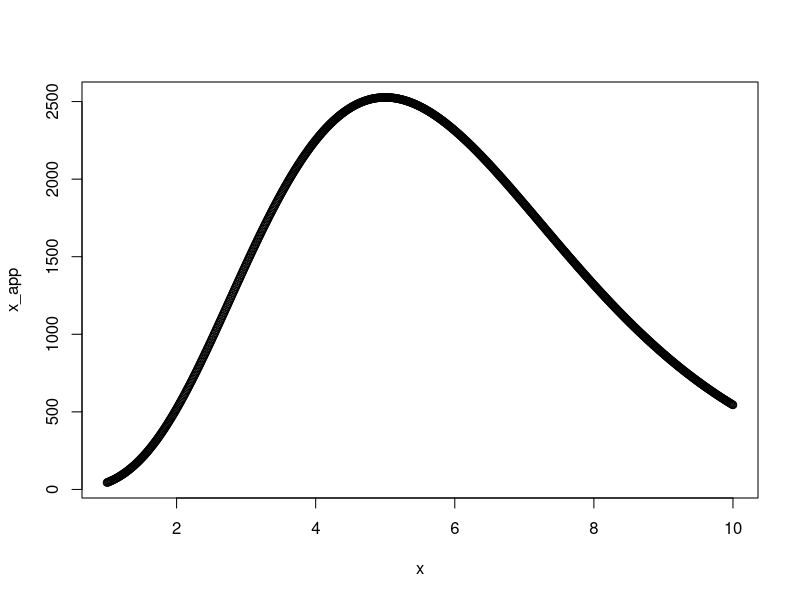
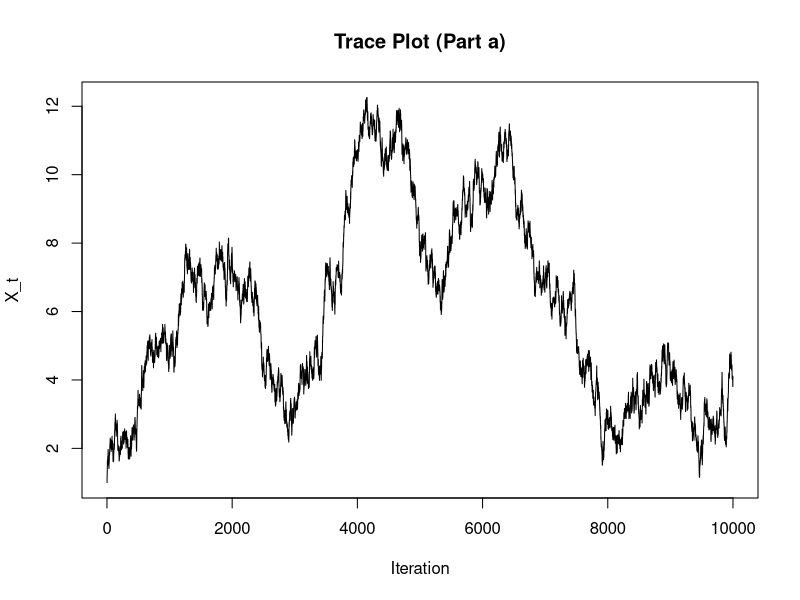
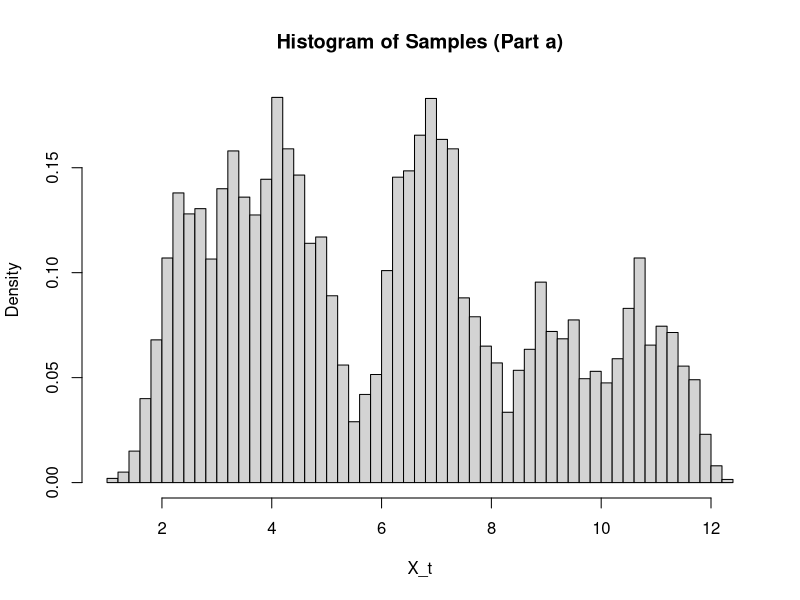
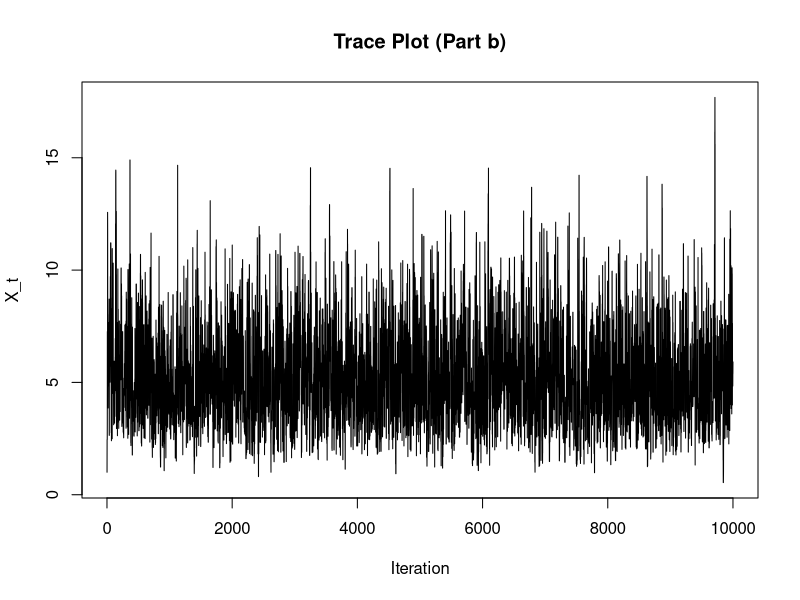
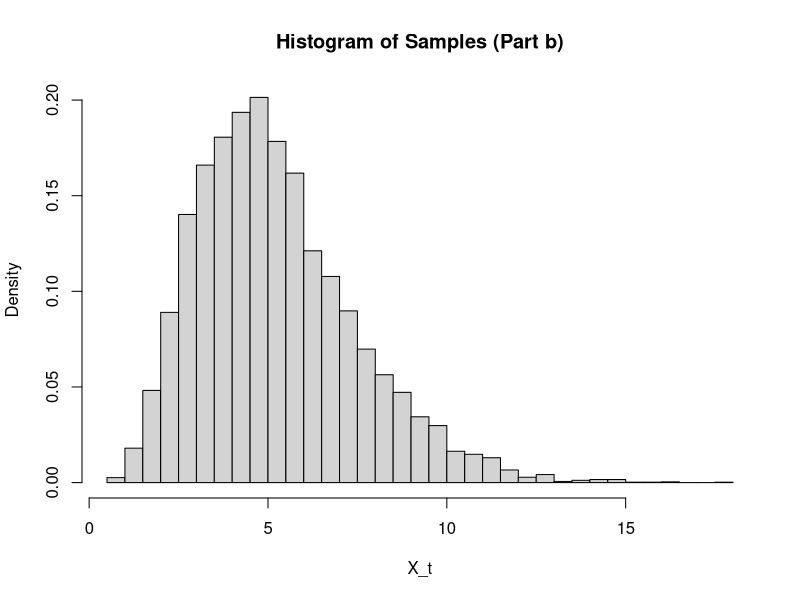
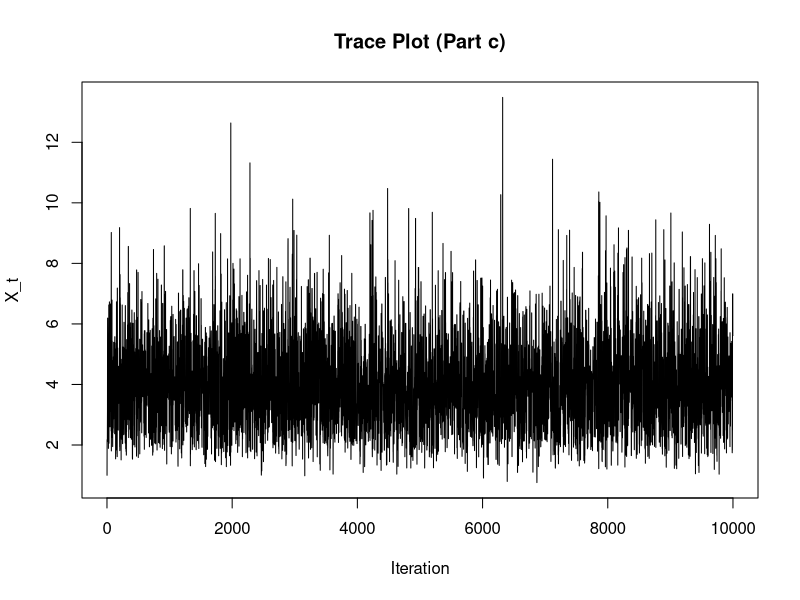
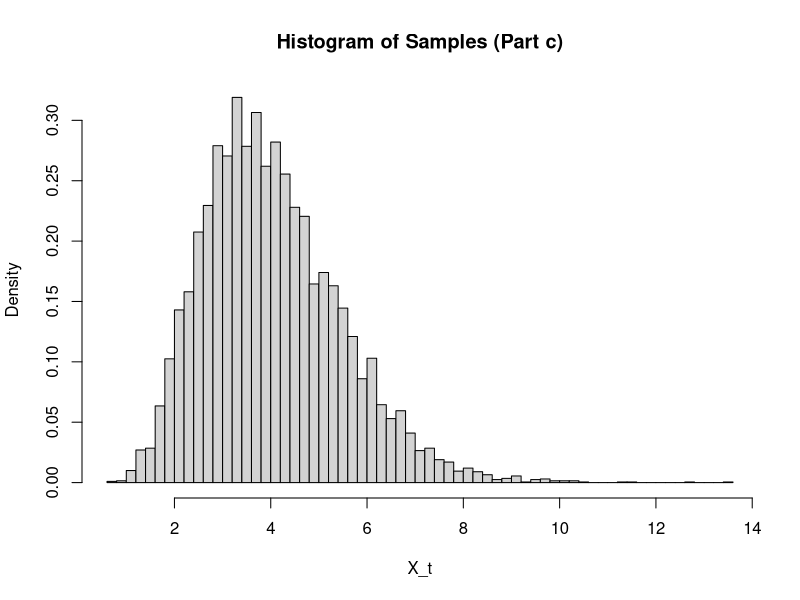
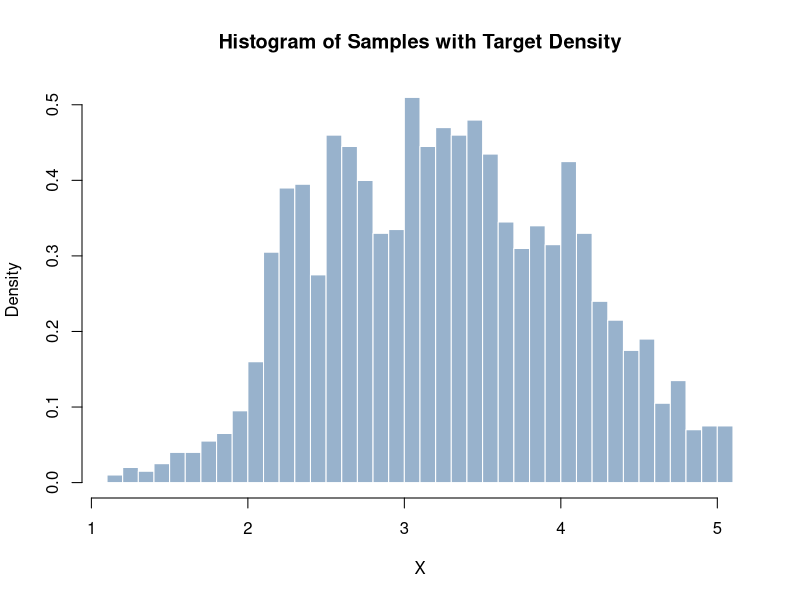

Reproduce these figures in R, in order.
f <- function(x){
  if (x > 0){
    return (120*x^5*exp(-x))
  }
  else{
    stop("Function undefined for x <= 0.")
  }
}
x <- seq(1,10,0.01)
x_app <- sapply(x,f)
plot(x, x_app)
# a.

set.seed(42)

# Metropolis-Hastings Algorithm
metropolis_normal <- function(n_iter = 10000, start = 1, proposal_sd = 0.1) {
  x <- numeric(n_iter)
  x[1] <- start
  accept <- 0
  
  for (t in 2:n_iter) {
    proposal <- rnorm(1, mean = x[t - 1], sd = proposal_sd)
    
    # f undefined for x <= 0
    if (proposal > 0) { 
      rate <- min(1, f(proposal) / f(x[t - 1]))
      if (runif(1) < rate) {
        x[t] <- proposal
        accept <- accept + 1
      } else {
        x[t] <- x[t - 1]
      }
    } else {
      x[t] <- x[t - 1]
    }
  }
  
  return(list(chain = x, acceptance_rate = accept / n_iter))
}

result_a <- metropolis_normal(n_iter=10000)
samples_a <- result_a$chain
acceptance_rate_a <- result_a$acceptance_rate

# Plot the chain and histogram
plot(samples_a, type = "l", main = "Trace Plot (Part a)", xlab = "Iteration", ylab = "X_t")
hist(samples_a, probability = TRUE, breaks = 50, main = "Histogram of Samples (Part a)", xlab = "X_t")
cat("Acceptance rate (Part a):", acceptance_rate_a, "\n")

# Very high burn-in period, compare with n_iter=100000 --> hist finally shows shape of target function




# b. 

metropolis_chisq <- function(n_iter = 10000, start = 1) {
  x <- numeric(n_iter)
  x[1] <- start
  accept <- 0
  
  for (t in 2:n_iter) {
    proposal <- rchisq(1, floor(x[t - 1] + 1))
    rate <- min(1, f(proposal) / f(x[t - 1]))
    if (runif(1) < rate) {
      x[t] <- proposal
      accept <- accept + 1
    } else {
      x[t] <- x[t - 1]
    }
  }
  
  list(samples = x, acceptance_rate = accept / n_iter)
}

# Run the algorithm
result_b <- metropolis_chisq()
samples_b <- result_b$samples
acceptance_rate_b <- result_b$acceptance_rate

# Plot the chain and histogram
plot(samples_b, type = "l", main = "Trace Plot (Part b)", xlab = "Iteration", ylab = "X_t")
hist(samples_b, probability = TRUE, breaks = 50, main = "Histogram of Samples (Part b)", xlab = "X_t")
cat("Acceptance rate (Part b):", acceptance_rate_b, "\n")



# c.
metropolis_gamma <- function(n_iter = 10000, start = 1, shape = 3, rate = 1) {
  x <- numeric(n_iter)
  x[1] <- start
  accept <- 0
  
  for (t in 2:n_iter) {
    proposal <- rgamma(1, shape = shape, rate = rate)
    alpha <- min(1, f(proposal) / f(x[t - 1]))
    if (runif(1) < alpha) {
      x[t] <- proposal
      accept <- accept + 1
    } else {
      x[t] <- x[t - 1]
    }
  }
  
  list(samples = x, acceptance_rate = accept / n_iter)
}

# Run the algorithm
result_c <- metropolis_gamma()
samples_c <- result_c$samples
acceptance_rate_c <- result_c$acceptance_rate

# Plot the chain and histogram
plot(samples_c, type = "l", main = "Trace Plot (Part c)", xlab = "Iteration", ylab = "X_t")
hist(samples_c, probability = TRUE, breaks = 50, main = "Histogram of Samples (Part c)", xlab = "X_t")
cat("Acceptance rate (Part c):", acceptance_rate_c, "\n")

###########




# Plot the histogram of samples
hist(samples_a[8000:10000], probability = TRUE, breaks = 50, 
     main = "Histogram of Samples with Target Density", 
     xlab = "X", col = rgb(0.2, 0.4, 0.6, 0.5), border = "white")



